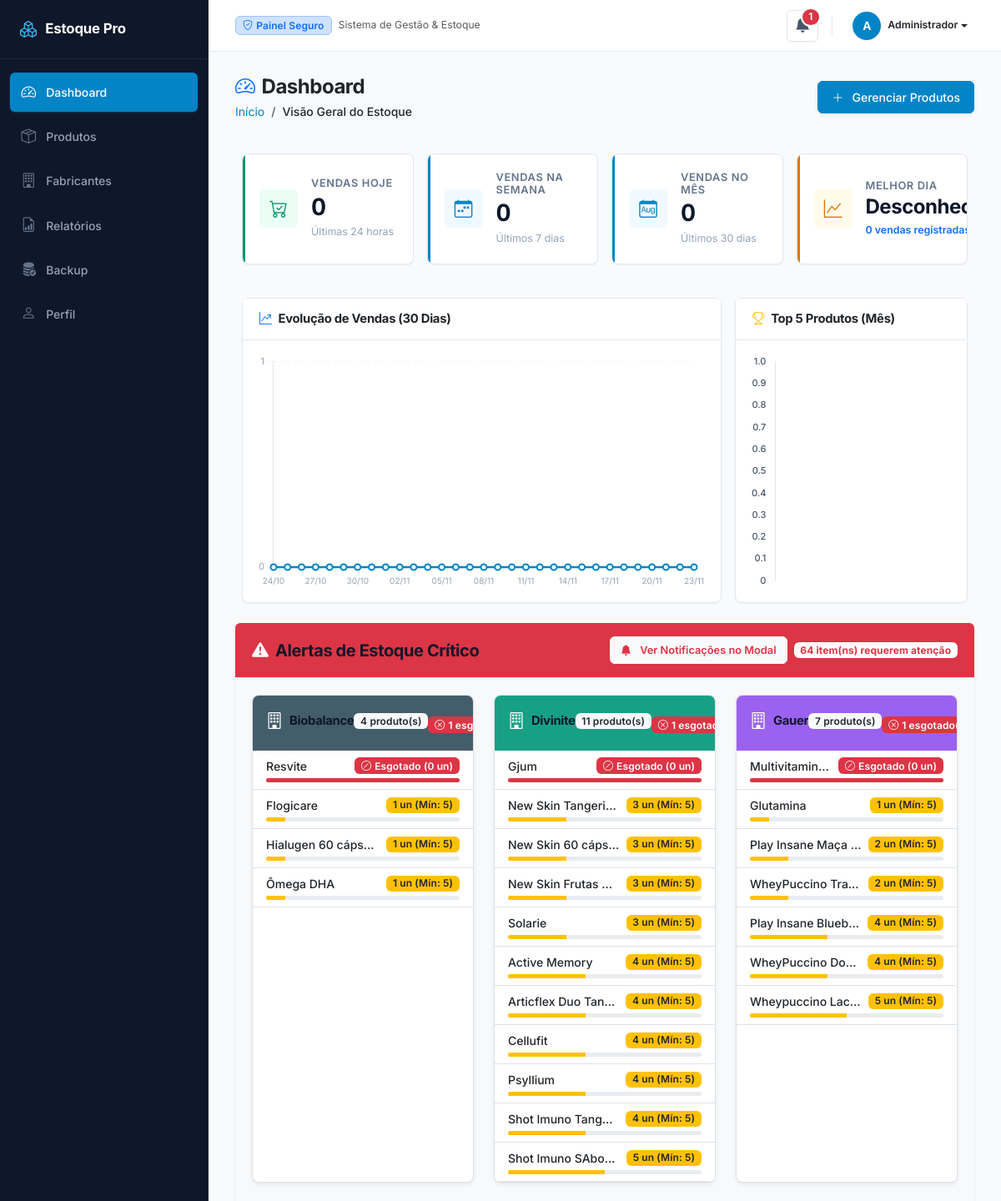
/index.php (signed in, upper part), run on the app's committed database.
### tables this page shows
CREATE TABLE IF NOT EXISTS products (
    id VARCHAR(36) NOT NULL,
    name VARCHAR(255) NOT NULL,
    manufacturer_id VARCHAR(36) NOT NULL,
    stock INT NOT NULL,
    min_stock INT NOT NULL,
    image_url TEXT,
    created_at DATETIME NOT NULL,
    updated_at DATETIME NOT NULL,
    PRIMARY KEY (id),
    FOREIGN KEY (manufacturer_id) REFERENCES manufacturers(id) ON DELETE RESTRICT
);

CREATE TABLE IF NOT EXISTS manufacturers (
    id VARCHAR(36) NOT NULL,
    name VARCHAR(255) NOT NULL,
    logo_url TEXT,
    created_at DATETIME NOT NULL,
    PRIMARY KEY (id)
);

### index.php (the view, shortened to what the rows shown need)
<?php
require_once __DIR__ . '/includes/header.php';
try {
    $dashboardService = new DashboardService($conn);
    $notificationService = new NotificationService($conn);
    $notificationService->checkStockAlerts($dashboardService);
    $dadosDashboard = $dashboardService->getDashboardSummary();
    $vendasDiarias = $dadosDashboard['vendas_diarias'];
    $produtosMaisVendidosMes = $dadosDashboard['produtos_top_mes'];
    $estoqueBaixoPorFabricante = $dadosDashboard['estoque_baixo_por_fabricante'] ?? [];
} catch (Exception $e) {
    $_SESSION['mensagem'] = mensagem('danger', 'Erro ao buscar dados: ' . $e->getMessage());
}
?>
    <div class="d-flex justify-content-between align-items-center mb-4 flex-wrap gap-2">
        <div>
            <h1 class="mb-1 text-dark fw-bold"><i class="bi bi-speedometer2 text-primary me-2"></i>Dashboard</h1>
        </div>
    </div>
    <div class="card border-0 shadow-sm mb-4">
        <div class="card-body bg-light">
            <div class="row">
                <?php if (!empty($estoqueBaixoPorFabricante)): ?>
                    <?php foreach ($estoqueBaixoPorFabricante as $fabData): ?>
                    <div class="col-12 col-md-6 col-lg-4 mb-4">
                        <div class="manufacturer-card h-100 bg-white shadow-sm border">
                            <div class="manufacturer-header p-3 text-white" style="background-color: <?= $fabData['cor']; ?>;">
                                <div class="d-flex align-items-center justify-content-between mb-1">
                                    <div class="d-flex align-items-center">
                                        <?php if (!empty($fabData['logo_url'])): ?>
                                        <img src="<?= url($fabData['logo_url']); ?>" alt="<?= htmlspecialchars($fabData['nome']); ?>" class="rounded-circle me-2 bg-white p-1" style="width: 32px; height: 32px; object-fit: cover;">
                                        <?php else: ?>
                                        <i class="bi bi-building me-2 fs-5"></i>
                                        <?php endif; ?>
                                        <h5 class="mb-0 fw-bold text-truncate" style="max-width: 180px;" title="<?= htmlspecialchars($fabData['nome']); ?>">
                                            <?= htmlspecialchars($fabData['nome']); ?>
                                        </h5>
                                    </div>
                                    <span class="badge bg-light text-dark">
                                        <?= count($fabData['produtos']); ?> produto(s)
                                    </span>
                                </div>
                                <div class="small d-flex gap-2 text-white-50 mt-1">
                                    <?php if ($fabData['total_zerados'] > 0): ?>
                                    <span class="badge bg-danger text-white">
                                        <i class="bi bi-x-circle me-1"></i><?= $fabData['total_zerados']; ?> esgotado(s)
                                    </span>
                                    <?php endif; ?>
                                </div>
                            </div>
                            <div class="card-body p-0">
                                <div class="list-group list-group-flush">
                                    <?php foreach ($fabData['produtos'] as $produto):
                                        $isZerado = ((int)$produto['stock'] === 0);
                                    ?>
                                        <div class="list-group-item product-item border-bottom pb-2 pt-2">
                                            <div class="d-flex justify-content-between align-items-center mb-1">
                                                <span class="product-name fw-medium text-dark text-truncate me-2" title="<?= htmlspecialchars($produto['name']); ?>">
                                                    <?= htmlspecialchars($produto['name']); ?>
                                                </span>
                                                <?php if ($isZerado): ?>
                                                <span class="badge bg-danger text-white text-nowrap">
                                                    <i class="bi bi-slash-circle me-1"></i>Esgotado (0 un)
                                                </span>
                                                <?php else: ?>
                                                <span class="badge bg-warning text-dark text-nowrap">
                                                    <?= $produto['stock']; ?> un (Mín: <?= $produto['min_stock']; ?>)
                                                </span>
                                                <?php endif; ?>
                                            </div>
                                            <div class="progress" style="height: 5px;">
                                                <div class="progress-bar <?= $isZerado ? 'bg-danger' : 'bg-warning'; ?>"
                                                     role="progressbar"
                                                     style="width: <?= $isZerado ? 100 : min((($produto['stock'] / max($produto['min_stock'] * 2, 1)) * 100), 100); ?>%">
                                                </div>
                                            </div>
                                        </div>
                                    <?php endforeach; ?>
                                </div>
                            </div>
                        </div>
                    </div>
                    <?php endforeach; ?>
                <?php endif; ?>
            </div>
        </div>
    </div>
<script>
    (function() {
        function renderCharts() {
            const vendasDiarias = <?php echo json_encode($vendasDiarias ?? []); ?>;
            const topProdutos = <?php echo json_encode($produtosMaisVendidosMes ?? []); ?>;
            if (typeof initDashboardCharts === 'function') {
                initDashboardCharts(vendasDiarias, topProdutos);
            }
        }
        if (document.readyState === 'loading') {
            document.addEventListener('DOMContentLoaded', renderCharts);
        } else {
            renderCharts();
        }
    })();
</script>
<?php
include __DIR__ . '/includes/footer.php';
?>

### data on the page
products: name "Resvite", stock 0 (drawn)
products: name "Flogicare", stock "1", min_stock "5"
products: name "Hialugen 60 cáps…", stock "1", min_stock "5"
products: name "Ômega DHA", stock "1", min_stock "5"
products: name "Gjum", stock 0 (drawn)
products: name "New Skin Tangeri…", stock "3", min_stock "5"
products: name "New Skin 60 cáps…", stock "3", min_stock "5"
products: name "New Skin Frutas…", stock "3", min_stock "5"
products: name "Solarie", stock "3", min_stock "5"
products: name "Active Memory", stock "4", min_stock "5"
products: name "Articflex Duo Tan…", stock "4", min_stock "5"
products: name "Cellufit", stock "4", min_stock "5"
products: name "Psyllium", stock "4", min_stock "5"
products: name "Shot Imuno Tang…", stock "4", min_stock "5"
products: name "Shot Imuno SAbor…", stock "5", min_stock "5"
products: manufacturer.name "Gauer", count($fabData['produtos']) "7", stock "1", name "Glutamina", min_stock "5"
products: name "Multivitamin…", stock 0 (drawn)
products: name "Play Insane Maça…", stock "2", min_stock "5"
products: name "WheyPuccino Tra…", stock "2", min_stock "5"
products: name "Play Insane Blueb…", stock "4", min_stock "5"
products: name "WheyPuccino Do…", stock "4", min_stock "5"
products: name "Wheypuccino Lac…", stock "5", min_stock "5"

### other printed values
$qtdNaoLidas "1"
substr($_SESSION['usuario_nome'] ?? 'U', 0, 1) "A"
$_SESSION['usuario_nome'] "Administrador"
$vendasHoje "0"
$vendasSemana "0"
$vendasMes "0"
$diaMaisVendas['total'] "0"
count($estoqueBaixo) "64"
$fabData['nome'] "Biobalance"
count($fabData['produtos']) "4"
$fabData['total_zerados'] "1"
$fabData['nome'] "Divinite"
count($fabData['produtos']) "11"
